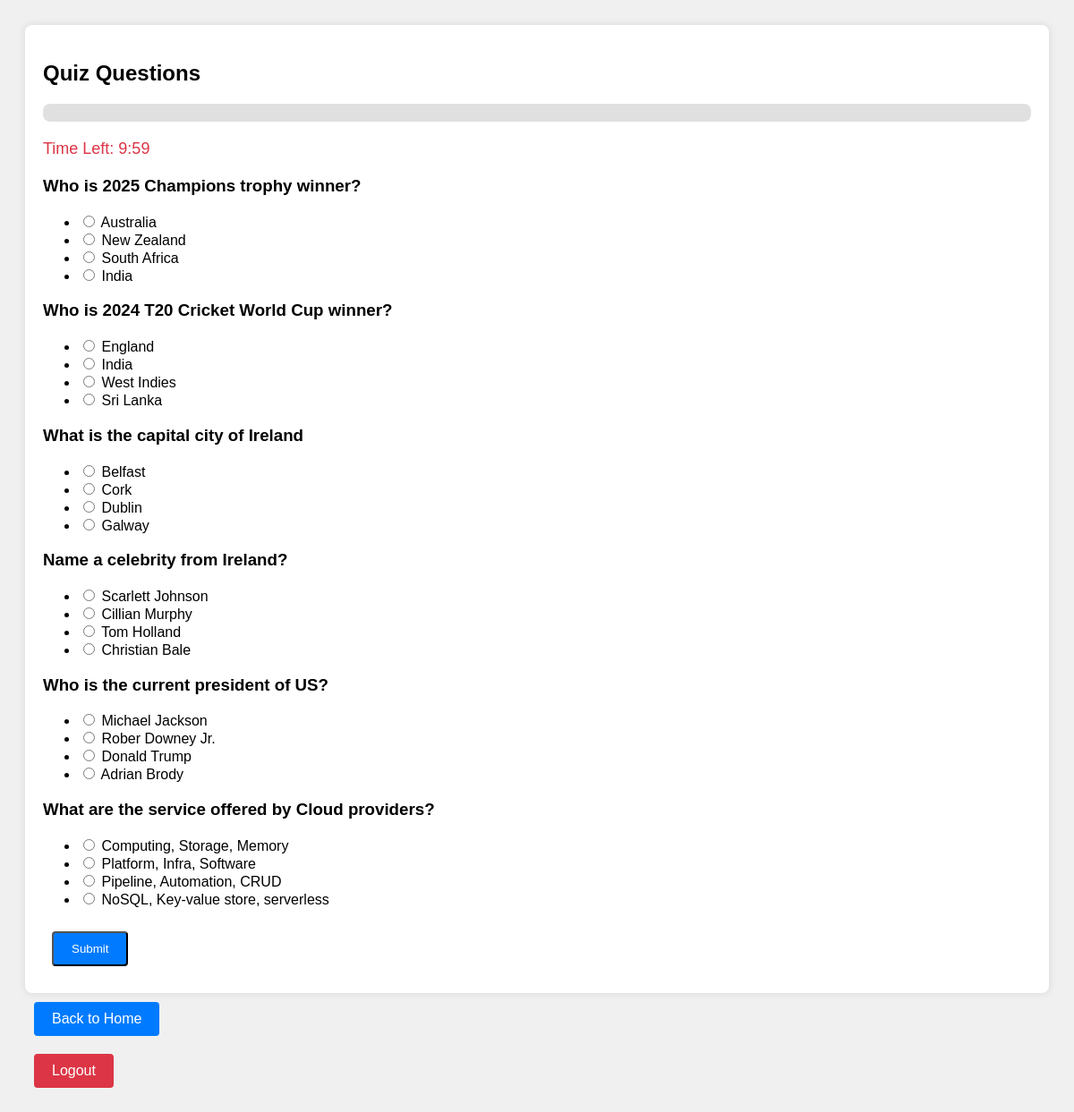
Page /quiz_page/ (signed in) on the earlier database version.
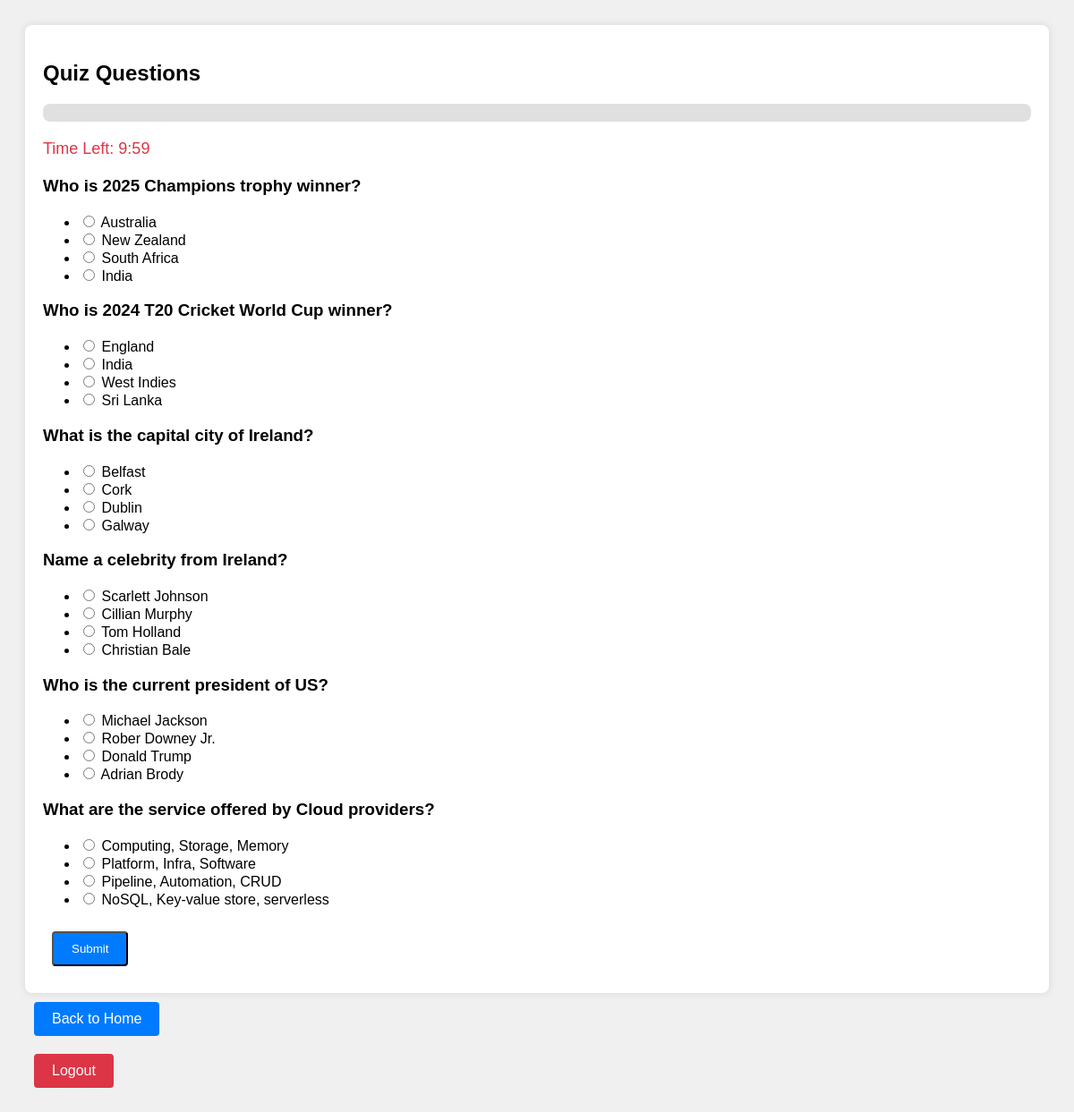
Same page on the later database version.
### quiz/models.py (models this page shows, shortened)
class Question(models.Model):
    text = models.CharField(max_length=255)
    DIFFICULTY_CHOICES = (
        ('easy', 'Easy'),
        ('medium', 'Medium'),
        ('hard', 'Hard'),
    )
    difficulty = models.CharField(max_length=10, choices=DIFFICULTY_CHOICES, default='medium')
    created_at = models.DateTimeField(auto_now_add=True)
    updated_at = models.DateTimeField(auto_now=True)

### quiz/views.py (the view)
# urls.py: path('quiz_page/', views.quiz_page, name='quiz_page'),  # Updated from take_quiz
@login_required
def quiz_page(request):
    questions = Question.objects.all()
    return render(request, 'quiz_page.html', {'questions': questions, 'user_type': request.user.user_type})

### quiz/templates/quiz_page.html (shortened to what this page needs)
<!DOCTYPE html>
<html lang="en">
<head>
</head>
<body>
    <div class="quiz-container">
        <h2>Quiz Questions</h2>
        <div class="progress-container">
            <div class="progress-bar">
            </div>
        </div>
        <div class="timer" id="timer">Time Left: 10:00</div>
        <form method="POST" action="{% url 'quiz_result' %}">
            {% for question in questions %}
                <div>
                    <h3>{{ question.text }}</h3>
                    <ul>
                        {% for choice in question.choices.all %}
                            <li>
                                <input type="radio" name="question_{{ question.id }}" value="{{ choice.id }}" class="quiz-option">
                                {{ choice.text }}
                            </li>
                        {% endfor %}
                    </ul>
                </div>
            {% empty %}
                <p>No questions available.</p>
            {% endfor %}
            <button type="submit" class="btn">Submit</button>
        </form>
    </div>
    <div class="back-button-container">
        <a href="{% url 'quiz_home' %}" class="btn">Back to Home</a>
    </div>
    <div class="logout-container">
        <a href="{% url 'logout' %}" class="btn btn-secondary">Logout</a>
    </div>
</body>
</html>

Differences in the rows shown:
changed Question: text "What is the capital city of Ireland" → "What is the capital city of Ireland?"
